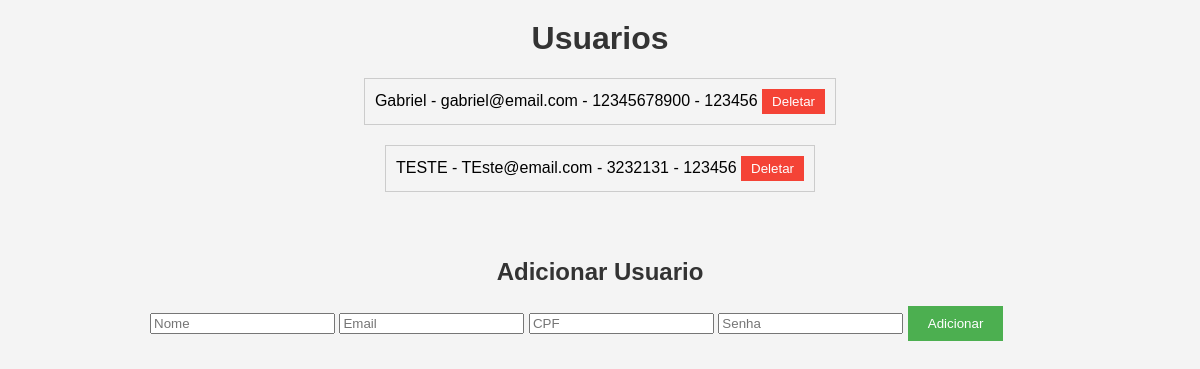
Page /usuario/teste/render on the earlier database version.
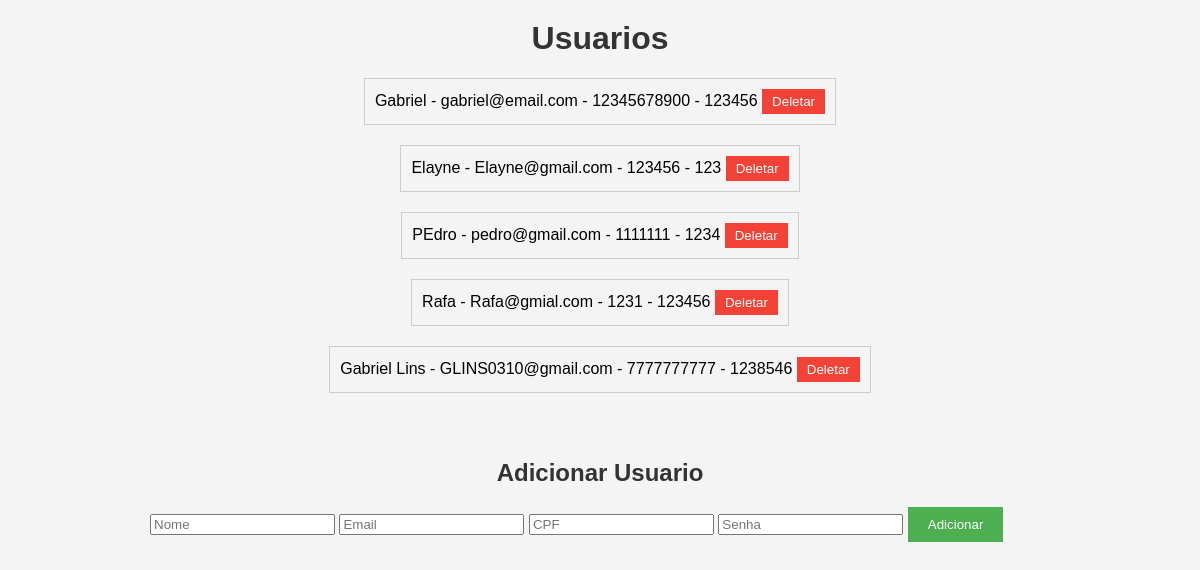
Same page on the later database version.
### usuario/models.py (models this page shows, shortened)
class Usuario(models.Model):
    nome = models.CharField(max_length=100,  null=False)
    email = models.EmailField(null=False, unique=True)
    senha = models.CharField(max_length=100, null=False)
    cpf = models.CharField(max_length=11, null=False, unique=True)

### usuario/views.py (the view)
# urls.py: path('teste/render', views.usuario_render, name='usuario_render'),
def usuario_render(request):
    usuarios = Usuario.objects.all()
    return render(request, 'usuario/index.html', {'usuarios': usuarios})

### usuario/templates/usuario/index.html (shortened to what this page needs)
{% load static %}
<!DOCTYPE html>
<html lang="pt-BR">
<head>
    <link rel="stylesheet" href="{% static 'usuario/style.css' %}">
</head>
<body>
    <h1>Usuarios</h1>
    <ul class="usuario-list">
        {% for usuario in usuarios %}
            <li>{{ usuario.nome }} - {{ usuario.email }} - {{ usuario.cpf }} - {{ usuario.senha }}
            <button type="button" onclick="deletar_usuario('{{ usuario.id }}')">Deletar</button>
            </li>
        {% endfor %}
    </ul>
    <div class="container">
        <h2>Adicionar Usuario</h2>
        <form id="adicionar-usuario-form" action="{% url 'adicionar_render' %}" method="POST">
            <input type="text" name="nome" placeholder="Nome" required>
            <input type="email" name="email" placeholder="Email" required>
            <input type="text" name="cpf" placeholder="CPF" required>
            <input type="password" name="senha" placeholder="Senha" required>
            <button type="submit">Adicionar</button>
        </form>
    </div>
</body>
</html>

### usuario/static/usuario/style.css (style rules this page uses)
body { font-family: Arial, sans-serif; background-color: #f4f4f4; margin: 0; padding: 0; }
h1, h2, h3 { color: #333; }
h1 { text-align: center; margin-top: 20px; }
ul { list-style-type: none; padding: 0; display: flex; flex-direction: column; gap: 10px; align-items: center; }
.usuario-list { list-style-type: none; padding: 0; }
.usuario-list li { margin-bottom: 10px; padding: 10px; border: 1px solid #ccc; }
.usuario-list li button { background-color: #f44336; color: white; border: none; padding: 5px 10px; cursor: pointer; }
.container { max-width: 900px; margin: 0 auto; padding: 20px; display: flex; flex-direction: column; }
.container button { background-color: #4CAF50; color: white; border: none; padding: 10px 20px; cursor: pointer; }
.container h2 { text-align: center; margin-bottom: 20px; }

Differences in the rows shown:
removed Usuario: nome "TESTE", email "TEste@email.com", cpf "3232131", senha "123456"
added Usuario: nome "Elayne", email "Elayne@gmail.com", cpf "123456", senha "123"
added Usuario: nome "PEdro", email "pedro@gmail.com", cpf "1111111", senha "1234"
added Usuario: nome "Rafa", email "Rafa@gmial.com", cpf "1231", senha "123456"
added Usuario: nome "Gabriel Lins", email "GLINS0310@gmail.com", cpf "7777777777", senha "1238546"
